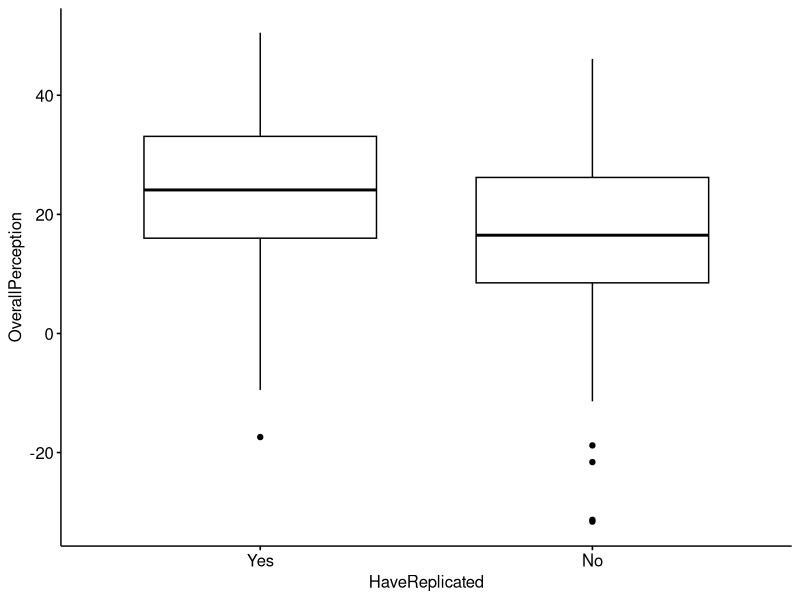
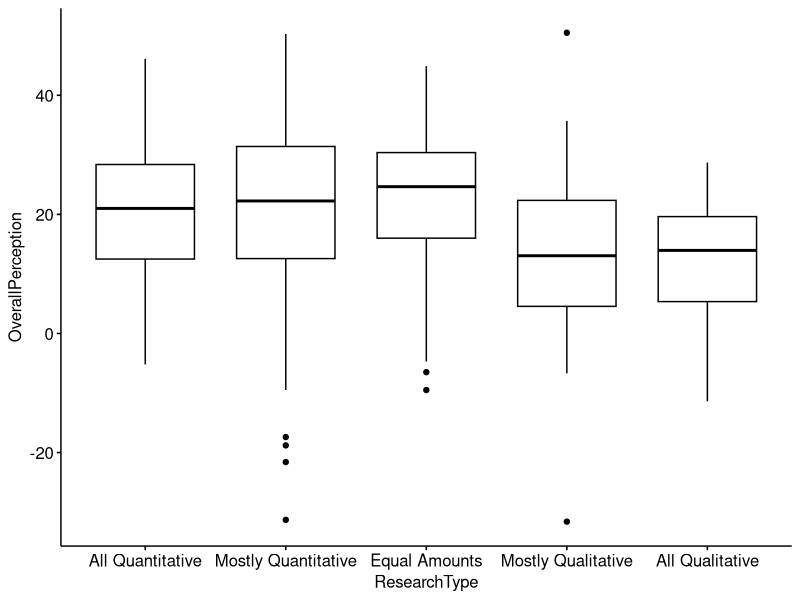
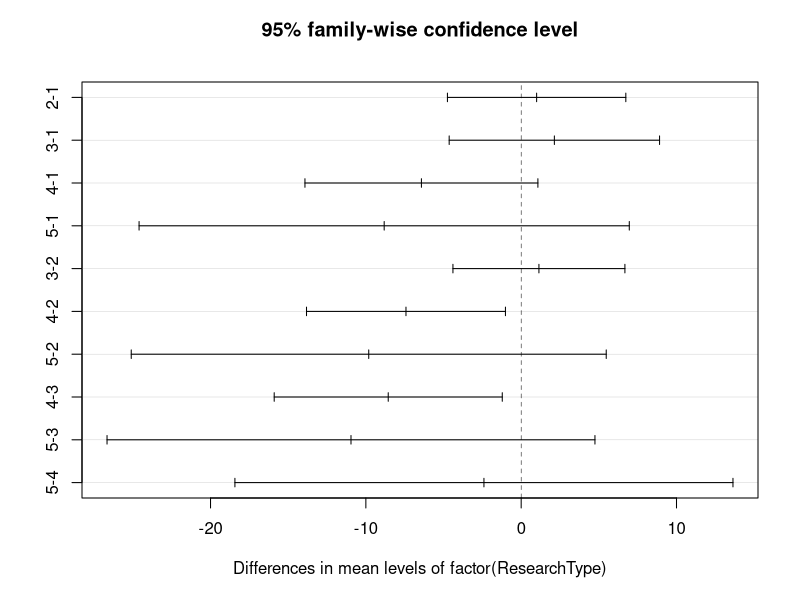

Generate these figures, in order, with R:
library(tidyverse)
library(ggpubr)
library(scales)
library(car)

replication <- read.csv(file = "data/HomeworkOneDataSet.csv")

#---------------------------------------------------------General Comments
# In the General Data Wrangling Section, I selected the variables that I could
# set on a common scale and centralized them by subract 50 from each and then
# applying a negative to the values that would have a positive value towards
# replication if a number closer to zero was selected. All non-replies where
# originally set to 50 and then ended up being zeroed out in the equation
# to create a neutral value.

#I have renamed the variables so they are easier to work with

# $ Participant                : int  1 3 4 5 7 8 9 10 11 12 ...
# $ WouldReccomend             : chr  "2" "2" "1" "1" ...
# $ LackOriginality            : int  55 51 19 0 40 40 83 89 38 100 ...
# $ GeneralizePrevious         : int  80 39 50 100 90 100 100 63 55 47 ...
# $ QuestionOriginal           : int  53 40 51 100 80 80 78 81 41 100 ...
# $ NotPriority                : int  56 85 21 53 80 94 90 90 7 100 ...
# $ BuildReputation            : int  72 24 20 74 60 84 7 27 55 49 ...
# $ VerifyResults              : int  75 50 51 100 20 82 95 80 36 100 ...
# $ NegativePublisherEvaluation: int  59 50 23 NA 30 86 39 87 60 75 ...
# $ ExpandResults              : int  67 50 95 83 90 88 100 77 52 90 ...
# $ EstablishKnowledge         : int  65 70 82 52 50 85 68 91 48 100 ...
# $ LearnMethods               : int  63 80 88 88 85 85 97 85 45 100 ...
# $ RelevantResearch           : int  56 70 83 97 91 65 54 84 80 100 ...
# $ StrengthenDiscipline       : int  55 80 86 100 86 77 80 60 62 100 ...
# $ ConsolidateResults         : int  56 50 84 100 46 83 89 81 62 100 ...
# $ ValuableToField            : int  59 70 85 100 100 81 58 78 80 100 ...
# $ LackInnovation             : int  36 50 19 0 13 28 43 79 42 96 ...
# $ IncreaseOrDecrease         : int  3 3 3 3 3 1 3 2 3 3 ...
# $ HaveReplicated             : int  1 0 0 1 0 1 1 1 0 1 ...
# $ WantToReplicate            : chr  "" "Yes" "Yes" "" ...
# $ Country                    : chr  "China" "China" "China" "China" ...
# $ PublishPerYear             : int  1 0 NA NA NA 0 0 1 NA 2 ...
# $ CoursesTaken               : int  2 2 1 1 2 0 2 1 5 0 ...
# $ ResearchType               : int  3 4 4 2 2 NA 4 3 2 2 ...
#-----------------------------------------------------------Code for 2.1
increaseOrDecrease <- replication %>%
  select(IncreaseOrDecrease) %>%
  replace(is.na(.), 0) %>% 
  group_by(IncreaseOrDecrease) %>%
  na.omit() %>%
  summarize(frequency = n()) %>%
  mutate(percentage = percent(frequency/sum(frequency)))

increaseOrDecrease

#---------------------------------------------------------General Data Wrangling

CentralizedPerceptionData <- replication %>%
  select(c(LackOriginality, NotPriority, BuildReputation, VerifyResults, 
           NegativePublisherEvaluation, ExpandResults, RelevantResearch, 
           StrengthenDiscipline, ValuableToField, LackInnovation, 
           HaveReplicated, ResearchType)) %>%
  mutate(across(c("BuildReputation", "VerifyResults", "ExpandResults", 
                  "RelevantResearch", "StrengthenDiscipline", 
                  "ValuableToField", "LackOriginality", "NotPriority", 
                  "NegativePublisherEvaluation", "LackInnovation"), 
                ~replace(., is.na(.), 50))) %>%
  na.omit() %>% #this omit removes any rows that have an NA in PublishPerYear
  mutate(across(c("BuildReputation", "VerifyResults", "ExpandResults", 
                  "RelevantResearch", "StrengthenDiscipline", 
                  "ValuableToField",), ~ .x - 50)) %>% 
  mutate(across(c("LackOriginality", "NotPriority", 
                  "NegativePublisherEvaluation", "LackInnovation"),
                ~ -(.x - 50))) %>%
  mutate(OverallPerception = (rowSums(.))/10) %>%
  group_by(HaveReplicated)

#-----------------------------------------HaveReplicated Specific Data Wrangling

PerceptionHaveSlice <- CentralizedPerceptionData %>%
  select(OverallPerception, HaveReplicated) %>%
  mutate(HaveReplicated = case_when(HaveReplicated == 0 ~ "No",
                                   HaveReplicated == 1 ~ "Yes"))

HaveSliceDescriptive <- PerceptionHaveSlice %>%
  select(OverallPerception, HaveReplicated) %>%
  group_by(HaveReplicated) %>%
  na.omit() %>%
  summarize(frequency = n()) %>%
  mutate(percentage = percent(frequency/sum(frequency)))

HaveSliceMean <- PerceptionHaveSlice %>%
  select(OverallPerception, HaveReplicated) %>%
  group_by(HaveReplicated) %>%
  summarize(OverallPerceptionMean = mean(OverallPerception))

#--------------------------------HaveReplicated OneWay Anova Assumption Checking

# Normality – that each sample is taken from a normally distributed population
shapiroresult1 <- shapiro.test(CentralizedPerceptionData$OverallPerception)
# Shapiro-Wilk normality test
# 
# data:  JustNo$OverallPerception
# W = 0.97527, p-value = 0.008934

# Sample independence – that each sample has been drawn independently of the 
# other samples
#TRUE

# Variance equality – that the variance of data in the different groups should be 
# the same
leveneresult1 = leveneTest(OverallPerception ~ HaveReplicated,  PerceptionHaveSlice)

# Levene's Test for Homogeneity of Variance (center = median)
#        Df F value Pr(>F)
# group   1   0.671 0.4133
#       337       

# Your dependent variable – here, “weight”, should be continuous – that is, 
# measured on a scale which can be subdivided using increments 
# (i.e. grams, milligrams)
#TRUE


#----------------------------------------------------HaveReplicated Oneway Anova

AnovaHaveReplicated <- aov(OverallPerception ~ factor(HaveReplicated), 
                          data = CentralizedPerceptionData)
summary(AnovaHaveReplicated)
#                 Df Sum Sq Mean Sq F value   Pr(>F)    
# HaveReplicated   1   3940    3940   22.31 3.41e-06 ***
#   Residuals      337  59517     177                     
# ---
#   Signif. codes:  0 ‘***’ 0.001 ‘**’ 0.01 ‘*’ 0.05 ‘.’ 0.1 ‘ ’ 1

# H0 Rejected .0001


#----------------------------------------------------------HaveReplicated Graphs

ggboxplot(PerceptionHaveSlice, x = "HaveReplicated", y = "OverallPerception")


# ------------------------------------------ResearchType Specific Data Wrangling

PerceptionTypeSlice <- CentralizedPerceptionData %>%
  select(OverallPerception, ResearchType) %>% 
  mutate(ResearchType = case_when(ResearchType == 1 ~ "All Quantitative",
                                  ResearchType == 2 ~ "Mostly Quantitative", 
                                  ResearchType == 3 ~ "Equal Amounts", 
                                  ResearchType == 4 ~ "Mostly Qualitative", 
                                  ResearchType == 5 ~ "All Qualitative"))

PerceptionTypeDescriptive <- PerceptionTypeSlice %>%
  select(OverallPerception, ResearchType) %>%
  group_by(ResearchType) %>%
  na.omit() %>%
  summarize(frequency = n()) %>%
  mutate(percentage = percent(frequency/sum(frequency)))

TypeSliceMean <- PerceptionTypeSlice %>%
  select(OverallPerception, ResearchType) %>%
  group_by(ResearchType) %>%
  summarize(OverallPerceptionMean = mean(OverallPerception))


# --------------------------------ResearchType One Way ANOVA Assumption Checking

# Normality – See HaveReplicated Assumptions above.


# Sample independence – See HaveReplicated Assumptions above.

# Variance equality – that the variance of data in the different groups should be 
# the same
leveneresult2 = leveneTest(OverallPerception ~ ResearchType,  PerceptionTypeSlice)
leveneresult2
# Levene's Test for Homogeneity of Variance (center = median)
#        Df F value Pr(>F)
# group   4  0.6611 0.6194
#       313   

# Your dependent variable – See HaveReplicated Assumptions above.


#-----------------------------------------------------ResearchType One Way ANOVA

AnovaResearchType <- aov(OverallPerception ~ factor(ResearchType), 
                           data = CentralizedPerceptionData)
summary(AnovaResearchType)

#                       Df Sum Sq Mean Sq F value Pr(>F)   
# factor(ResearchType)   4   2628   657.0   3.665 0.0062 **
#   Residuals           313  56109   179.3                  
# ---
#   Signif. codes:  0 ‘***’ 0.001 ‘**’ 0.01 ‘*’ 0.05 ‘.’ 0.1 ‘ ’ 1

# H0 Rejected .01


#------------------------------------------------------------ResearchType Graphs
PerceptionTypeSlice$ResearchType <- factor(PerceptionTypeSlice$ResearchType , 
                                           levels=c("All Quantitative", 
                                                    "Mostly Quantitative",
                                                    "Equal Amounts",
                                                    "Mostly Qualitative",
                                                    "All Qualitative"))

ggboxplot(PerceptionTypeSlice, x = "ResearchType", y = "OverallPerception")


#------------------------------------------------------------Post hoc Tukey Test
tukey.test <- TukeyHSD(AnovaResearchType)
# Tukey multiple comparisons of means
# 99% family-wise confidence level
# 
# Fit: aov(formula = OverallPerception ~ factor(ResearchType), data = CentralizedPerceptionData)
# 
# $`factor(ResearchType)`
# diff        lwr        upr     p adj
# 2-1   0.9944549  -5.876800  7.8657096 0.9895451
# 3-1   2.1367512  -5.966724 10.2402268 0.9092131
# 4-1  -6.4226190 -15.395142  2.5499036 0.1321522
# 5-1  -8.8202381 -27.702168 10.0616923 0.5413986
# 3-2   1.1422963  -5.481538  7.7661302 0.9798277
# 4-2  -7.4170739 -15.079647  0.2454988 0.0140197
# 5-2  -9.8146930 -28.110489  8.4811031 0.3982632
# 4-3  -8.5593702 -17.343856  0.2251160 0.0131148
# 5-3 -10.9569892 -29.750295  7.8363162 0.3119455
# 5-4  -2.3976190 -21.581680 16.7864414 0.9940285


plot(tukey.test)

par(cex.axis=.7)
